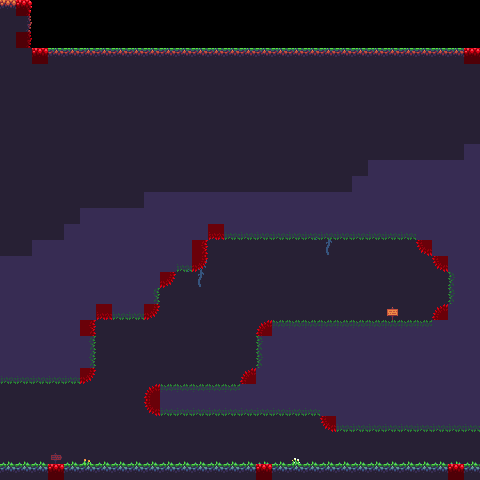

Tiled map render using the project's own tile images. Description and the map definition, with tile-layer contents summarised, below:
An orthogonal 30x30 tile map with 16x16 px tiles, 5 tile layers (background, behind_frontground, frontground, in_front_of_player, ...), 1 hidden layer not drawn, 2 tilesets.

<map version="1.8" tiledversion="1.8.4" orientation="orthogonal" renderorder="right-down" width="30" height="30" tilewidth="16" tileheight="16" infinite="0" nextlayerid="8" nextobjectid="1">
 <tileset firstgid="1" source="level_sheet/decor_sheet.tsx" />
 <tileset firstgid="137" source="level_sheet/collision_decor_sheet.tsx" />
 <layer id="4" name="background" width="30" height="30">
  <data>[900 cells, 293 non-empty, 1 distinct tile ids]</data>
 </layer>
 <layer id="6" name="behind_frontground" width="30" height="30">
  <data>[900 cells, 6 non-empty, 3 distinct tile ids]</data>
 </layer>
 <layer id="2" name="frontground" width="30" height="30">
  <data>[900 cells, 600 non-empty, 16 distinct tile ids]</data>
 </layer>
 <layer id="3" name="obstacle" width="30" height="30" visible="0">
  <data>[900 cells, 139 non-empty, 12 distinct tile ids]</data>
 </layer>
 <layer id="5" name="in_front_of_player" width="30" height="30">
  <data>[900 cells, 31 non-empty, 5 distinct tile ids]</data>
 </layer>
 <layer id="7" name="ray_cast_obstacle" width="30" height="30">
  <data>[900 cells, 23 non-empty, 8 distinct tile ids]</data>
 </layer>
</map>
